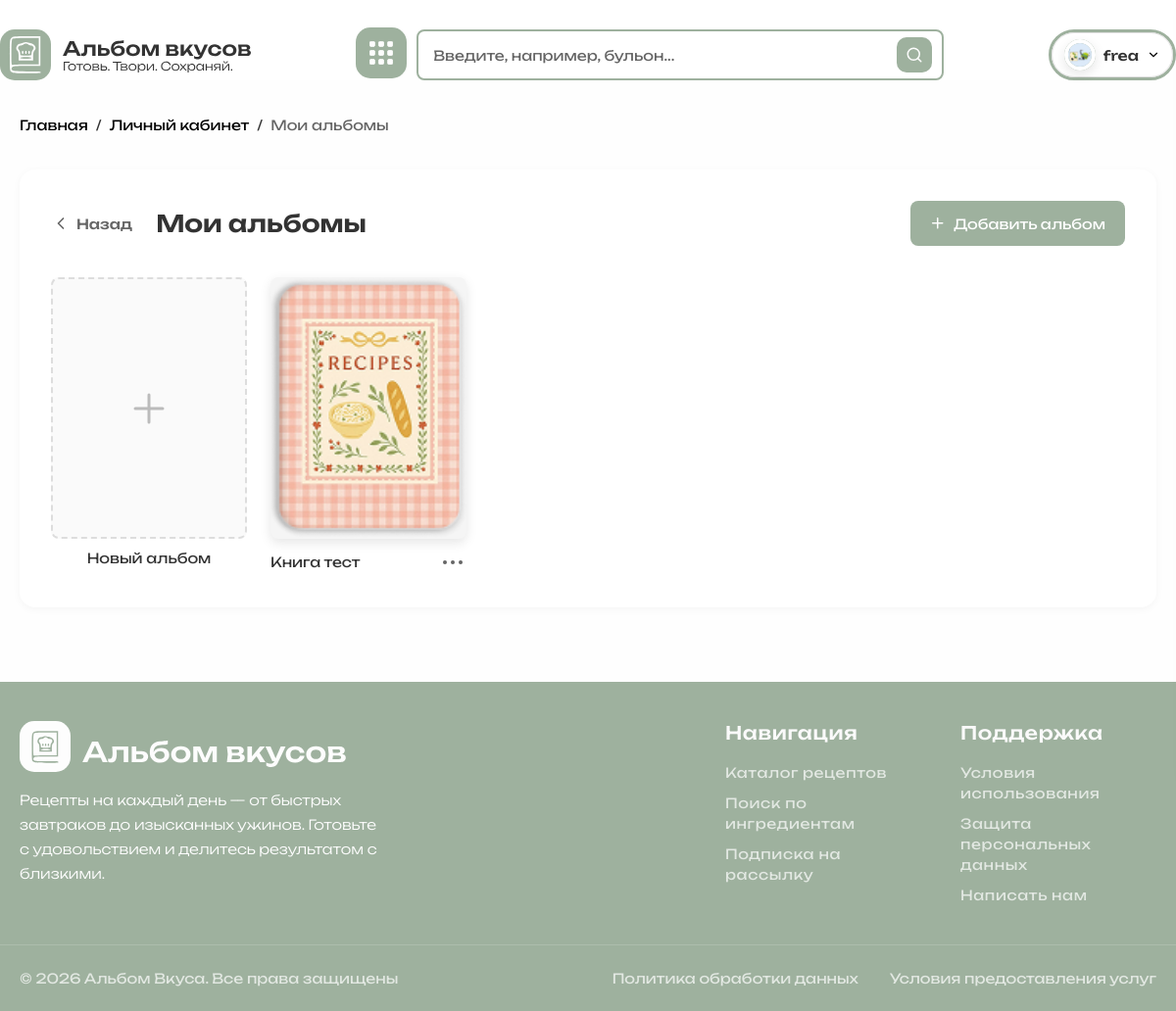
The app's page /?page=albums (signed in) with its own data.
### tables this page shows
CREATE TABLE `users` (
  `id` char(36) NOT NULL DEFAULT (uuid()),
  `email` varchar(255) NOT NULL,
  `password_hash` varchar(255) NOT NULL,
  `username` varchar(50) NOT NULL,
  `avatar_url` text,
  `role` enum('user','admin','moderator') NOT NULL DEFAULT 'user',
  `created_at` datetime NOT NULL DEFAULT CURRENT_TIMESTAMP,
  `updated_at` datetime NOT NULL DEFAULT CURRENT_TIMESTAMP ON UPDATE CURRENT_TIMESTAMP
);

CREATE TABLE `albums` (
  `id` char(36) NOT NULL DEFAULT (uuid()),
  `user_id` char(36) NOT NULL,
  `template_id` char(36) DEFAULT NULL,
  `title` varchar(255) NOT NULL,
  `cover_url` text,
  `pages_count` int NOT NULL DEFAULT '0',
  `created_at` datetime NOT NULL DEFAULT CURRENT_TIMESTAMP,
  `updated_at` datetime NOT NULL DEFAULT CURRENT_TIMESTAMP ON UPDATE CURRENT_TIMESTAMP
);

### pages/user/albums.php (the view, shortened to what this page needs)
<?php
    global $connect;
    $user_id = $_SESSION['user_id'];
    $stmt = $connect->prepare("
        SELECT a.id, a.title, a.cover_url, a.pages_count, a.created_at,
               t.title AS template_name
        FROM albums a
        LEFT JOIN album_templates t ON a.template_id = t.id
        WHERE a.user_id = ?
        ORDER BY a.created_at DESC
    ");
    $stmt->execute([$user_id]);
    $albums = $stmt->fetchAll(PDO::FETCH_ASSOC);
?>
<div class="container">
    <nav class="breadcrumbs">
        <a href="?page=main">Главная</a>
        <a href="?page=profile">Личный кабинет</a>
        <span>Мои альбомы</span>
    </nav>
    <div class="albums_page">
        <div class="albums_header">
            <a href="?page=profile" class="btn_back">
                <svg width="20" height="20" viewBox="0 0 24 24" fill="none" stroke="currentColor" stroke-width="2"
                    stroke-linecap="round" stroke-linejoin="round">
                    <polyline points="15 18 9 12 15 6"></polyline>
                </svg>
                Назад
            </a>
            <h1 class="albums_title">Мои альбомы</h1>
            <button class="btn v1" id="openAddAlbumBtn">
                <img src="asset/img/icon_add.svg" alt="">
                Добавить альбом
            </button>
        </div>
        <div class="albums_grid">
            <a href="#" class="album_card album_card--new" id="addAlbumCard">
                <div class="album_cover album_cover--new">
                    <svg width="48" height="48" viewBox="0 0 24 24" fill="none" stroke="#bbb" stroke-width="1.5"
                        stroke-linecap="round">
                        <path d="M12 5v14M5 12h14" />
                    </svg>
                </div>
                <span class="album_name">Новый альбом</span>
            </a>
            <?php if (!empty($albums)): ?>
            <?php foreach ($albums as $album): ?>
            <div class="album_card" data-album-id="<?= htmlspecialchars($album['id']) ?>">
                <a class="album_cover" href="?page=album_editor&id=<?= htmlspecialchars($album['id']) ?>">
                    <?php if (!empty($album['cover_url'])): ?>
                    <img src="<?= htmlspecialchars($album['cover_url']) ?>"
                        alt="<?= htmlspecialchars($album['title']) ?>" class="album_cover_img">
                    <?php endif; ?>
                </a>
                <div class="album_footer">
                    <span class="album_name"><?= htmlspecialchars($album['title']) ?></span>
                    <button class="album_more" aria-label="Меню" data-album-id="<?= htmlspecialchars($album['id']) ?>">
                        <img src="asset/img/icon_more.svg" alt="">
                    </button>
                </div>
            </div>
            <?php endforeach; ?>
            <?php endif; ?>
        </div>
    </div>
</div>

### includes/header.php (shortened to what this page needs)
<?php
    global $connect;
    $is_logged_in = isset($_SESSION['user_id']) && !empty($_SESSION['user_id']);
    $username = '';
    $avatar_letter = '';
    $user = null;
    if ($is_logged_in) {
        $stmt = $connect->prepare("
            SELECT username, avatar_url, role
            FROM users
            WHERE id = ?
        ");
        $stmt->execute([$_SESSION['user_id']]);
        $user = $stmt->fetch(PDO::FETCH_ASSOC);
        if ($user) {
            $username = $user['username'];
            $avatar_letter = mb_strtoupper(mb_substr($username, 0, 1));
        } else {
            $is_logged_in = false;
            session_unset();
            session_destroy();
        }
    }
?>
<header class="v2 desktop_header">
    <div class="header_container">
        <a href="?page=main">
            <div class="logo_container"></div>
        </a>
        <div class="search_block">
            <a href="?page=categories"><button class="menu_btn" aria-label="Категории"></button></a>
            <div class="search_input" id="headerSearchWrapper">
                <form class="header_search_form" id="headerSearchForm">
                    <input type="text" name="q" placeholder="Введите, например, бульон..." id="headerSearchInput"
                        autocomplete="off">
                </form>
            </div>
        </div>
        <div class="auth_buttons">
            <?php if ($is_logged_in): ?>
            <div class="user_menu" id="userMenu">
                <button class="user_menu_toggle" id="userMenuToggle" aria-label="Меню пользователя">
                    <div class="user_avatar_mini">
                        <?php if (!empty($user['avatar_url'])): ?>
                        <img class='profile_avatar' src="<?= htmlspecialchars($user['avatar_url']) ?>" alt="Аватар">
                        <?php else: ?>
                        <span><?= htmlspecialchars($avatar_letter) ?></span>
                        <?php endif; ?>
                    </div>
                    <span class="user_name_mini"><?= htmlspecialchars($username) ?></span>
                    <svg class="chevron_mini" width="14" height="14" viewBox="0 0 24 24" fill="none"
                        stroke="currentColor" stroke-width="2" stroke-linecap="round">
                        <polyline points="6 9 12 15 18 9" />
                    </svg>
                </button>
            </div>
            <?php else: ?>
            <a href="#" class="auth-btn active" id="loginBtn">Войти</a>
            <a href="#" class="auth-btn" id="registerBtn">Регистрация</a>
            <?php endif; ?>
        </div>
    </div>
</header>

### records on screen
users: avatar_url (picture), username "frea"
albums: cover_url (picture), title "Книга тест"
